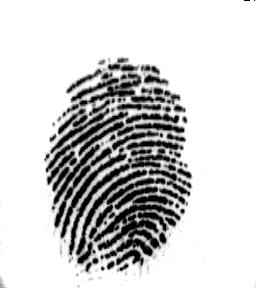
//> input picture infra/data/weak_finger.png, 256 x 288 px
$ ./main_test_tristan   (built with g++ and OpenCV 4)
//> lines starting //> are read from the running program, lines starting //| are printed output that depends on the picture
### infra/Project_Infra/src/Usefull_functions.h
#ifndef USEFULL_FUNCTIONS_H
#define USEFULL_FUNCTIONS_H

#include <opencv2/opencv.hpp>


/*  ------
iitof : Takes color intensity as an int between [0,255] and converts it into a float between [0,1]
----     */
float iitof(int color);

/*  ------
iftoi : Takes color intensity a float between [0,255] and converts it into an int between [0,1]
----     */
int iftoi(float color);

/*  ------
display_mat : Takes a matrix, it's number of row, it's number of col and display it
----     */
void display_matrix(float ** matrix,int row, int col);

/* ----------
coefficient functions
---------- */
float log_coeff_isotropic(cv::Point p, cv::Point centre, double c);
float pow_coeff_isotropic(cv::Point p, cv::Point centre, int n, double c);


float symmetry_wrt_05(float x);

float fct_c_test(float x);


#endif

### infra/Project_Infra/src/Picture.h
#ifndef PICTURE_H
#define PICTURE_H

#include <stdio.h>
#include <opencv2/opencv.hpp>
#include <stdlib.h>
#include "Usefull_functions.h"
#include <algorithm>    // std::max

class Picture{

  private:

    cv::Mat picture;
    unsigned int x_length, y_length;

  public:
    Picture(const std::string& filename);
    Picture(unsigned int x_length,unsigned int y_length);
    Picture(const cv::Mat& pic);
    Picture();
    float get_intensity(unsigned int i, unsigned int j)const;
    void set_intensity(unsigned int i, unsigned int j,float intensity);
    void operator=(Picture pic);
    unsigned int get_x_len();
    unsigned int get_y_len();
    void print_picture()const;
    float maximum_intensity()const;
    float minimum_intensity()const;
    Picture symmetry_wrt_y()const;
    Picture symmetry_wrt_x()const;
    Picture diagonal_symmetry_top_to_bottom()const;
    Picture diagonal_symmetry_bottom_to_top()const;
    Picture clone()const;
    void rescale_color();
    float** get_matrix();
    cv::Point center_of_pressure();
    // add by tristan 10th jan

    Picture apply_gaussian_blur(int win_size)const;
    cv::Point get_index_maximum_intensity()const;
    cv::Point get_index_minimum_intensity()const;

    void print_pression_center(int size_win_gauss)const;
    cv::Point pressure_center_gauss();

    //neighbourhood functions
    std::vector<cv::Point> ellipse_nbh(cv::Point, unsigned int a, unsigned int b);
    void show_nbh(std::vector<cv::Point> nbh)const;

    //testing coefficient functions
    Picture log_transform_isotropic(cv::Point p, unsigned int a, unsigned int b, double c);
    Picture pow_transform_isotropic(cv::Point p, unsigned int a, unsigned int b, double c);


    //find pressure center (threshold + gaussian)
    Picture apply_threshold(float set_lim);
    std::vector<cv::Point> get_0intensity_index ();
    cv::Point get_median_center(std::vector<cv::Point> intensity_index);
    void print_median_center(int thresh);


   //return the ellipse
   Picture extract_ellipse_pic(cv::Point center, unsigned int a,unsigned int b);


   //---------------------------test--------------------------

   Picture try_apply_isotrop(cv::Point center,unsigned int a,unsigned int b);


};


#endif

### infra/Project_Infra/src/Usefull_functions.cpp
#include "Usefull_functions.h"

#include <math.h>
#include <opencv2/opencv.hpp>
#include <iostream>


using namespace std;
using namespace cv;

float iitof(int color){
  if(color<0 || 255<color){
    cout<<"invalid color"<<"\n";
    return(-1);}
    else return(float(color)/255);

  }

int iftoi(float color){
  if(color<0 || 1<color){
    cout<<"invalid color"<<"\n";
    return(-1);}
    else return(int(color*255));

}

// [28 lines left out: functions display_matrix, log_coeff_isotropic, pow_coeff_isotropic, symmetry_wrt_05, not called in this run]


float fct_c_test(float x){
  return 500./(500.+x);
}

### infra/Project_Infra/src/Picture.cpp
#include "Picture.h"
#include "Usefull_functions.h"
#include <vector>
#include <opencv2/opencv.hpp>
#include <math.h>
#include <cstdlib> // absolute value
#include <vector>

using namespace cv;
using namespace std;

Picture::Picture(const std::string& filename){
  picture=imread(filename,  IMREAD_GRAYSCALE);
  x_length=(picture.size()).width;
  y_length=(picture.size()).height;

}

// [6 lines left out: function Picture, not called in this run]

Picture::Picture(const cv::Mat& pic){
  picture=pic.clone();
  x_length=(picture.size()).width;
  y_length=(picture.size()).height;
}

Picture::Picture(){
  x_length=0;
  y_length=0;
  Mat image(0,0,CV_8UC1);
  picture=image;
}

float Picture::get_intensity(unsigned int i, unsigned int j)const{
  return iitof((int)picture.at<uchar>(i,j));
}

void Picture::set_intensity(unsigned int i, unsigned int j,float intensity){
  if ((intensity<0)||(intensity>1)){
    std::cerr<<"Wrong intensity value, it must belong to [0,1]"<<std::endl;
  }
  picture.at<uchar>(i,j)=iftoi(intensity);
}

void Picture::print_picture()const{
  namedWindow("Display Image", WINDOW_NORMAL );
  imshow("Display Image", picture);
  waitKey(0);
}

// [34 lines left out: functions symmetry_wrt_y, symmetry_wrt_x, diagonal_symmetry_top_to_bottom, diagonal_symmetry_bottom_to_top, not called in this run]

void Picture::operator=(Picture Pic){
  picture=(Pic.picture).clone();
  x_length=Pic.x_length;
  y_length=Pic.y_length;
}

// [23 lines left out: functions maximum_intensity, minimum_intensity, not called in this run]

Picture Picture::clone()const{
  Picture clone;
  clone.picture=picture.clone();
  clone.x_length=x_length;
  clone.y_length=y_length;
  return clone;
}

unsigned int Picture::get_x_len(){
  return x_length;
}
unsigned int Picture::get_y_len(){
  return y_length;
}

// [60 lines left out: functions rescale_color, get_matrix, center_of_pressure, not called in this run]

//-----------------------------------------------------------
//add by tristan 10th jan

//win_size must be odd ! Apply gaussian filter to the picture
Picture Picture::apply_gaussian_blur(int win_size=5)const{
  Mat blured_picture;
  GaussianBlur(picture,blured_picture,Size(win_size,win_size),0,0);
  Picture blured_Pic(blured_picture);
  return blured_Pic;
}

// [7 lines left out: function get_index_maximum_intensity, not called in this run]

Point Picture::get_index_minimum_intensity()const{
  Point coord_min(0,0);
  Point coord_max(0,0);
  double x,y;
  minMaxLoc(picture, &x, &y, &coord_min, &coord_max);
  return coord_min;
}

// [16 lines left out: function print_pression_center, not called in this run]

Point Picture::pressure_center_gauss(){
  Picture img;
  img=apply_gaussian_blur(31);
  return img.get_index_minimum_intensity();
}

//----------------------------------------------------------------------------

// [44 lines left out: functions ellipse_nbh, show_nbh, log_transform_isotropic, pow_transform_isotropic, not called in this run]

//----------------------------------------------------


Picture Picture::extract_ellipse_pic(Point center, unsigned int a,unsigned int b){
  int c1=center.x;
  int c2=center.y;

  Picture extraction=clone();
  for(int i=0;i<x_length;i++){
    for(int j=0;j<y_length;j++){
      if((double)((i-c1)*(i-c1)/pow(a,2) + (j-c2)*(j-c2)/pow(b,2)) > 1){
        extraction.set_intensity(j,i,1);
      }
    }
  }
  return extraction;
}


Picture Picture::apply_threshold(float set_lim){
  Picture th_ed = clone();
  for(int i =0; i<x_length; i++){
    for(int j =0; j<y_length; j++){
      if(get_intensity(j,i)>set_lim){
        th_ed.set_intensity(j,i,1);
      }
      else{
        th_ed.set_intensity(j,i,0);
      }
    }
  }
  return th_ed;
}


// [56 lines left out: functions get_0intensity_index, get_median_center, print_median_center, not called in this run]


Picture Picture::try_apply_isotrop(cv::Point center,unsigned int a,unsigned int b){

  Picture extrac_smoothed;
  Point p(0,0);
  extrac_smoothed=extract_ellipse_pic(center,a,b);
  float distance;
  for(int i=0;i<extrac_smoothed.x_length;i++){
    for (int j=0;j<extrac_smoothed.y_length;j++){
      if (extrac_smoothed.get_intensity(j,i)!=1)
        p.y=j;
        p.x=i;
        distance=norm(center-p);
        extrac_smoothed.set_intensity(j,i,fct_c_test(distance)*extrac_smoothed.get_intensity(j,i));
    }
  }
  return extrac_smoothed.extract_ellipse_pic(center,a,b);
}

### infra/Project_Infra/src/main_test_tristan.cpp
#include <stdio.h>
#include <iostream>
#include <opencv2/opencv.hpp>
#include "Picture.h"
using namespace cv;
using namespace std;


int main(int argc, char** argv )
{

  Point c(100,150);
  Mat image(200,200,CV_8UC1,155);
  Mat image2 = imread( "/home/tristan/Bureau/Projet/Digital-Analysis-of-Fingerprints-MSIAM/infra/data/weak_finger.png" , 0 );
//> image2 is the input picture: 288 rows x 256 cols, CV_8UC1; min 0, max 255, mean 206.3
  //Mat image2 = imread( "/home/tristan/Bureau/Projet/Digital-Analysis-of-Fingerprints-MSIAM/infra/data/rtxy_small_finger.png" , 0 );
  namedWindow("Display Image", WINDOW_NORMAL );
  Picture img(image);
  Picture img2(image2);
  Picture img3("/home/tristan/Bureau/Projet/Digital-Analysis-of-Fingerprints-MSIAM/infra/data/moist_finger.png");
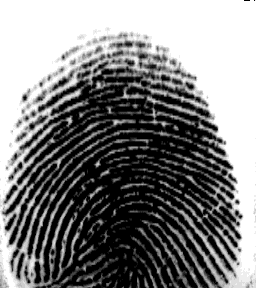
//> input picture infra/data/moist_finger.png, 256 x 288 px
//> in Picture, picture is the input picture: 288 rows x 256 cols, CV_8UC1; min 0, max 255, mean 128.2
  Picture img4(image);

  //img2.print_picture();
  //img=img2.apply_threshold(0.1);
  //img4=img3.apply_threshold(0.1);
  img3=img2.apply_threshold(0.1);
  img3.apply_gaussian_blur(15);
  c=img3.pressure_center_gauss();
//> c = Point(131, 226)


  img=img2.try_apply_isotrop(c,50,50);
//> in extract_ellipse_pic, `int c1=center.x;`: c1 = 131
//> in extract_ellipse_pic, `int c2=center.y;`: c2 = 226
//> the loop in try_apply_isotrop, `for(int i=0;i<extrac_smoothed.x_length;i++)` made 256 passes
//> distance on passes 1 to 3: 261.2, 260.7, 260.2
//> after the loop in try_apply_isotrop, `for(int i=0;i<extrac_smoothed.x_length;i++)`: distance = 124.1

  img2.print_picture();
  img.print_picture();
//> in print_picture (call 2), `imshow("Display Image", picture);`:
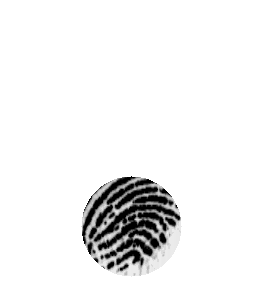
//> window 'Display Image': 288 rows x 256 cols, CV_8UC1; min 0, max 255, mean 239
  // [4 lines of commented-out code are left out]

  return 0;

}
